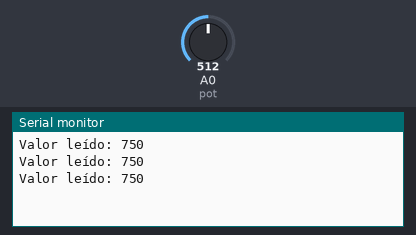
Simulated run of this sketch. Board: Arduino Uno, built with avr-gcc and run on an emulated ATmega328P. Shown: the last lines printed to the serial monitor. Inputs (shaded band) come from the test bench; at power-on: A0 (pot) = 512.

Above: at 1.3 s.
1.4 s: A0 (pot) set to 716
At 1.9 s:
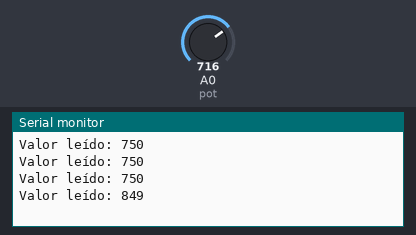
2.9 s: A0 (pot) set to 900
At 3.4 s:
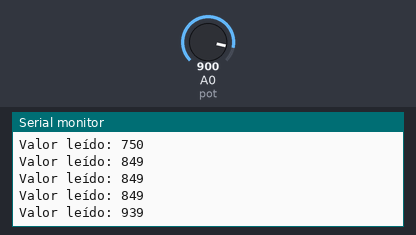
Timing chart, 0 to 5.9 s (numbered marks = the images above; inputs shaded):
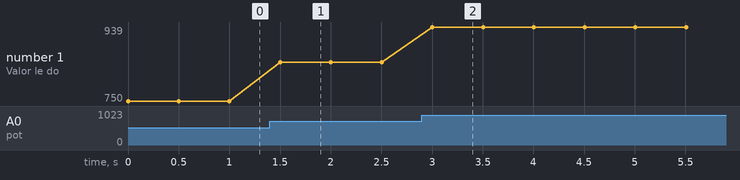

Measured:
- after the input at 1.4 s, the serial monitor: prints a new line after 0.10 s (image 1)
- after the input at 2.9 s, the serial monitor: prints a new line after 0.10 s (image 2)
- plotted number 1: 750 → 849 after the input at 1.4 s, 849 → 939 after the input at 2.9 s

The sketch:

Funcion_map.ino
```cpp
int pot = A0;
int lectura;


void setup() {
  Serial.begin(9600);
}

void loop() {
  lectura = analogRead(pot);
  // Hacemos que la lectura varie proporcionalmente en un nuevo rango
  lectura = map(lectura,0,1023,500,1000);
  Serial.print("Valor leído: ");
  Serial.println(lectura);
  delay(500);
}
```
